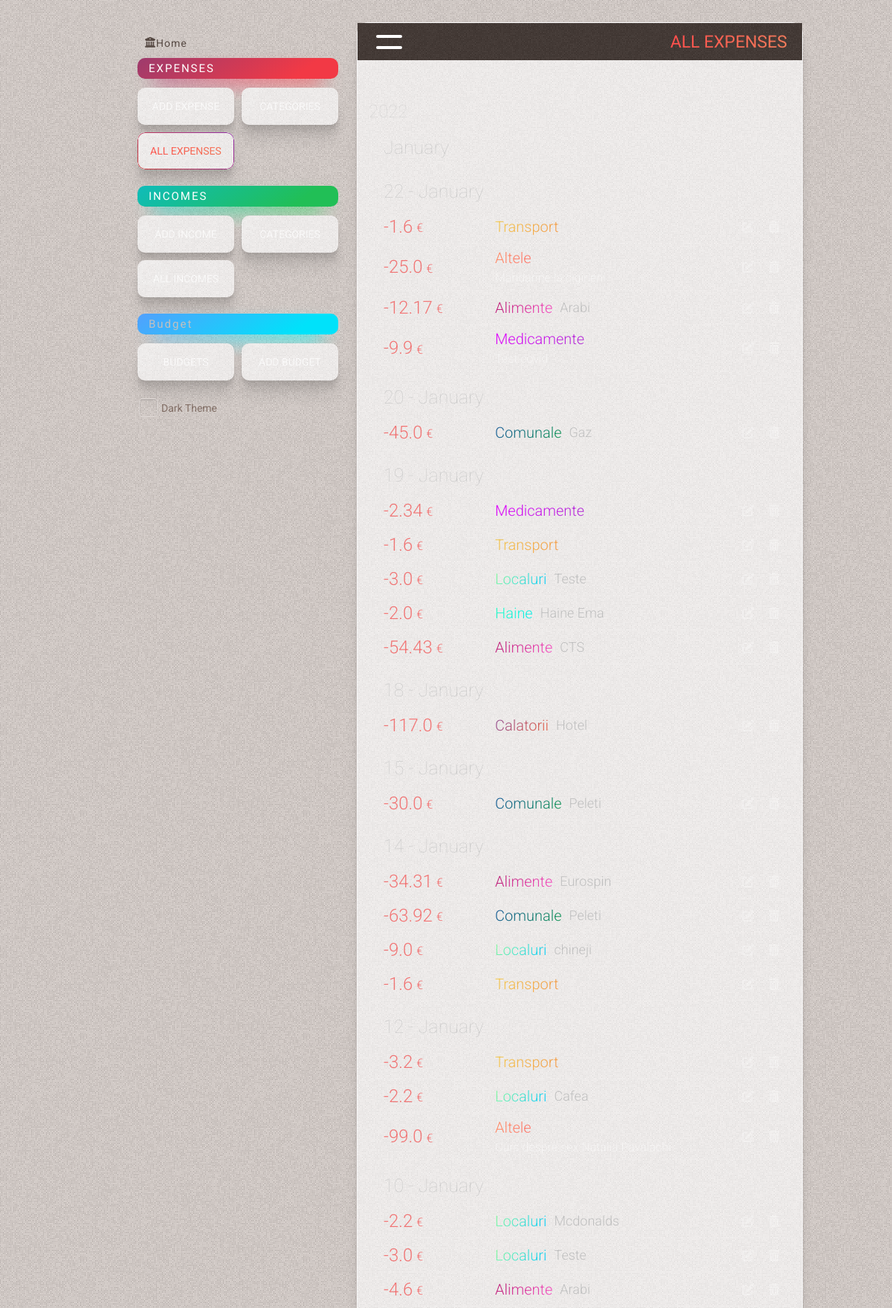
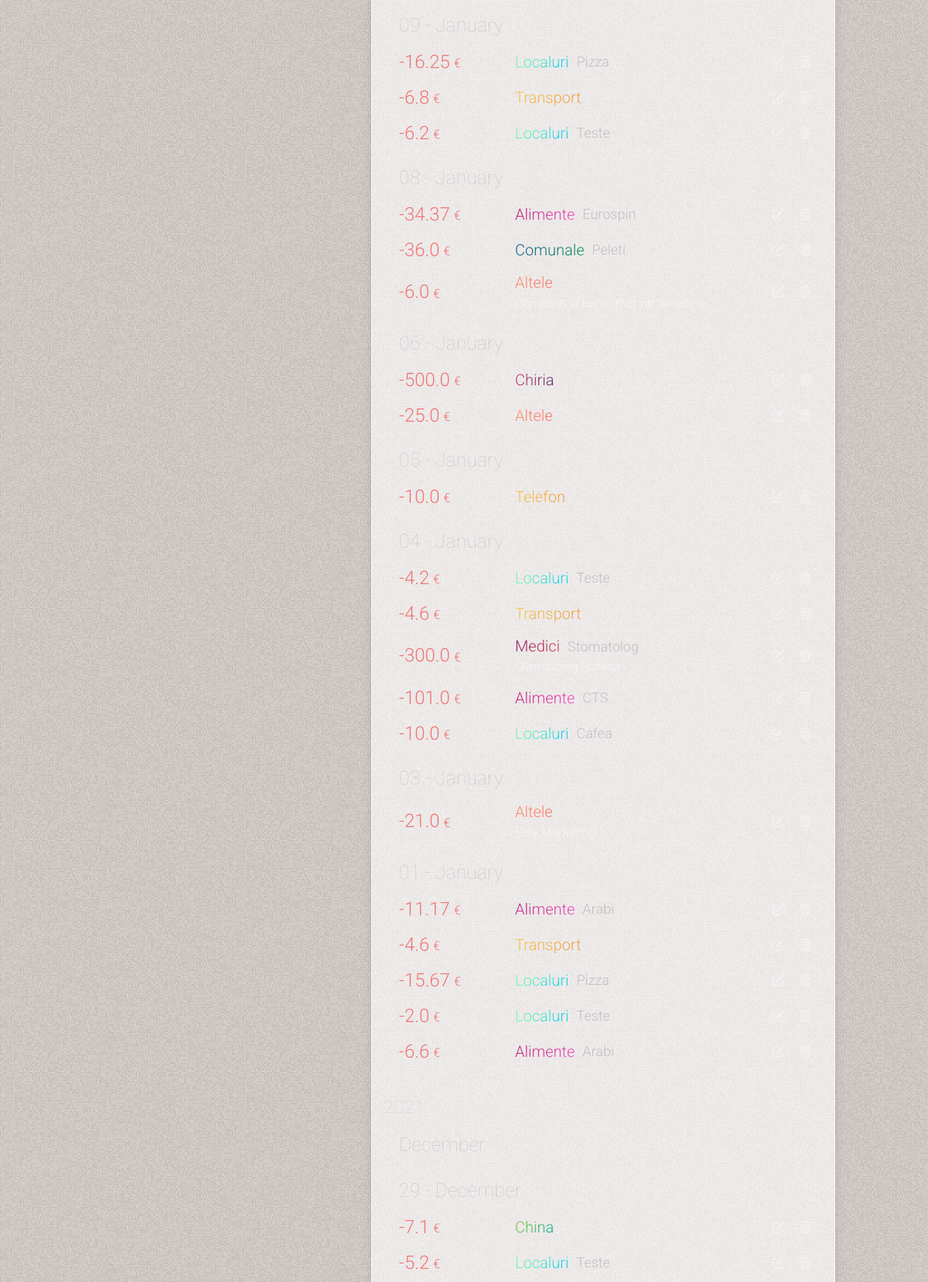
The app's page /all-expenses (upper part) with its own data (2 pictures, top to bottom).
### tables this page shows
CREATE TABLE expenses
(
    id          INTEGER PRIMARY KEY AUTOINCREMENT,
    date        TIMESTAMP NOT NULL DEFAULT CURRENT_TIMESTAMP,
    sum         REAL      NOT NULL,
    category    INTEGER   NOT NULL,
    subcategory INTEGER   NOT NULL,
    comment     TEXT

);

CREATE TABLE categories
(
    id    INTEGER PRIMARY KEY AUTOINCREMENT,
    name  TEXT NOT NULL,
    color TEXT,
    state TEXT DEFAULT false
);

CREATE TABLE subcategories
(
    id          INTEGER PRIMARY KEY AUTOINCREMENT,
    name        TEXT    NOT NULL,
    category_id INTEGER NOT NULL,
    state       TEXT DEFAULT false

);

### app.py (the view)
@app.route('/all-expenses')
def all_expenses():
    conn = get_db_connection()
    all_expenses = conn.execute(
        'SELECT sum, expenses.id as id, '
        'strftime("%d", date) as day, strftime("%m", date) as month, strftime("%Y", date) as year, '
        'categories.name as category, '
        'categories.color as color, '
        'subcategories.name as subcategory, '
        'comment '
        'FROM expenses '
        'LEFT JOIN categories on categories.id = expenses.category '
        'LEFT JOIN subcategories on subcategories.id = expenses.subcategory  '
        'ORDER BY date DESC').fetchall()
    conn.close()
    return render_template('all_expenses.html', title='All Expenses', gradient='text-gradient-red',
                           all_expenses=all_expenses)

### app.py (called while the page is built)
def get_db_connection():
    conn = sqlite3.connect('database.db')
    conn.row_factory = sqlite3.Row
    return conn

@app.template_filter('month_name')
def month_name(month_number):
    return calendar.month_name[month_number]

### templates/all_expenses.html
{% extends 'base.html' %} {% block content %}
	<div class="page_title {{ gradient }}" >
		<button class="side-panel-toggle" ><span class="line1" ></span ><span class="line2" ></span ></button >
		<span >{% block title %} {{ title }} {% endblock %}</span >
	</div >
	<div class="content" >
		{% if all_expenses|length == 0 %}
			<div class="no-results mt-50" >You have not added any expense yet. Click on (+) to add</div >
		{% else %}
			<div class="cards  relative" >
				{% for key, list in all_expenses|groupby('year')|sort(attribute='0', reverse=True) %}
					<div class="ml-10 cards-day" >{{ key }} </div >
					{% for key2, list2 in list|groupby('month')|sort(attribute='0', reverse=True) %}
						<div class=" subtitle2 mt-20" >{{ key2|int|month_name }} </div >
						{% for key3, list3 in list2|groupby('day')|sort(attribute='0', reverse=True) %}
							<div class=" subtitle2 mt-20" >{{ key3 }} - {{ key2|int|month_name }} </div >
							{% for sum, id, day, month, year, category, color, subcategory, comment in list3 %}
								<div class="card flex items-center relative overflow-hidden flex-wrap " >
									<div class="flex items-center w-full" >
										<div class="card-info flex flex-1" >
											<div class="flex flex-1" >
												<span class="card-amount flex items-center" >  {{ sum }} <span >&euro;</span > </span >
												<div class="flex flex-col justify-center ml-15" >
													<div class="flex items-center" >
														<span class="{{ color }} card-category" >  {{ category }}  </span >
														{% if (subcategory != '') and (subcategory !=None) %}
															<span class="card-subcategory ml-10" >  {{ subcategory }}  </span >
														{% endif %}
													</div >
													{% if (comment != '') and (comment !=None) %}
														<span class="block mt-5 card-comment" >  {{ comment }} </span >
													{% endif %}
												</div >
											</div >
											<div class="card-btns  flex items-center flex-shrink-0 ml-auto" >
												<a href="{{ id }}/edit" class="btn-ac" >
													<i class="fa-solid fa-pen-to-square" ></i >
												</a >
												<form action="{{ url_for('delete_income', id=id) }}" method="POST" >
													<button type="submit" class="btn-ac"
																	onclick="return confirm('Are you sure you want to delete this post?')" >
														<i class="fa-solid fa-trash-can" ></i >
													</button >
												</form >
											</div >
										</div >
									</div >
								</div >
							{% endfor %}
						{% endfor %}
					{% endfor %}
				{% endfor %}
			</div >
		{% endif %}
	</div >
{% endblock %}

### records on screen
expenses: sum "1.6", name "Transport"
expenses: sum "25.0", name "Altele"
expenses: sum "12.17", name "Alimente", name "Arabi"
expenses: sum "9.9", name "Medicamente", comment "Test covid"
expenses: sum "45.0", name "Comunale", name "Gaz"
expenses: sum "2.34", name "Medicamente"
expenses: sum "1.6", name "Transport"
expenses: sum "3.0", name "Localuri", name "Teste"
expenses: sum "2.0", name "Haine", name "Haine Ema"
expenses: sum "54.43", name "Alimente", name "CTS"
expenses: sum "117.0", name "Calatorii", name "Hotel"
expenses: sum "30.0", name "Comunale", name "Peleti"
expenses: sum "34.31", name "Alimente", name "Eurospin"
expenses: sum "63.92", name "Comunale", name "Peleti"
expenses: sum "9.0", name "Localuri", name "chineji"
expenses: sum "1.6", name "Transport"
expenses: sum "3.2", name "Transport"
expenses: sum "2.2", name "Localuri", name "Cafea"
expenses: sum "99.0", name "Altele", comment "Curs despre sex Natalia Pavalachi"
expenses: sum "2.2", name "Localuri", name "Mcdonalds"
expenses: sum "3.0", name "Localuri", name "Teste"
expenses: sum "4.6", name "Alimente", name "Arabi"
expenses: sum "16.25", name "Localuri", name "Pizza"
expenses: sum "6.8", name "Transport"
expenses: sum "6.2", name "Localuri", name "Teste"
expenses: sum "34.37", name "Alimente", name "Eurospin"
expenses: sum "36.0", name "Comunale", name "Peleti"
expenses: sum "6.0", name "Altele", comment "Comision la bancomat ptr scoatere"
expenses: sum "500.0", name "Chiria"
expenses: sum "25.0", name "Altele"
expenses: sum "10.0", name "Telefon"
expenses: sum "4.2", name "Localuri", name "Teste"
expenses: sum "4.6", name "Transport"
expenses: sum "300.0", name "Medici", name "Stomatolog", comment "Stomatolog Natasa"
expenses: sum "101.0", name "Alimente", name "CTS"
expenses: sum "10.0", name "Localuri", name "Cafea"
expenses: sum "21.0", name "Altele", comment "Etsy Marketing"
expenses: sum "11.17", name "Alimente", name "Arabi"
expenses: sum "4.6", name "Transport"
expenses: sum "15.67", name "Localuri", name "Pizza"
expenses: sum "2.0", name "Localuri", name "Teste"
expenses: sum "6.6", name "Alimente", name "Arabi"
expenses: sum "7.1", name "China"
expenses: sum "5.2", name "Localuri", name "Teste"

### other values on screen
{{ title }} "ALL EXPENSES"
{{ key }} "2022" "2021"
{{ key2|int|month_name }} "January" "December"
{{ key3 }} "22" "20" "19" "18" "15" "14" "12" "10" "09" "08" "06" "05" "04" "03" "01" "29"
{{ key2|int|month_name }} "January" "January" "January" "January" "January" "January" "January" "January" "January" "January" "January" "January" "January" "January" "January" "December"
